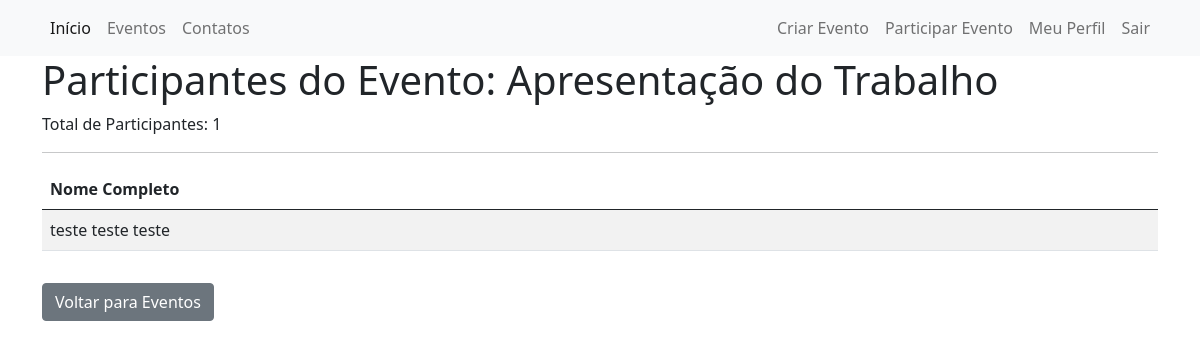
/evento/1/participantes (signed in), run on the app's committed database.
### comunidadecdl/models.py (models this page shows)
class Evento(database.Model):
    id = database.Column(database.Integer, primary_key=True)
    titulo = database.Column(database.String, nullable=False)
    organizador = database.Column(database.String, nullable=False)
    endereco = database.Column(database.String, nullable=False)
    data = database.Column(database.DateTime, nullable=False, default=datetime.utcnow)
    id_usuario = database.Column(database.Integer, database.ForeignKey('usuario.id'), nullable=False)
    foto1 = database.Column(database.String, nullable=True)
    foto2 = database.Column(database.String, nullable=True)
    foto3 = database.Column(database.String, nullable=True)
    participantes = database.relationship('Participacao', backref='participantes_evento', lazy=True)

class Participacao(database.Model):
    id = database.Column(database.Integer, primary_key=True)
    usuario_id = database.Column(database.Integer, database.ForeignKey('usuario.id'), nullable=False)
    evento_id = database.Column(database.Integer, database.ForeignKey('evento.id'), nullable=False)
    data_inscricao = database.Column(database.DateTime, nullable=False, default=datetime.utcnow)
    nome_completo = database.Column(database.String, nullable=False)
    email = database.Column(database.String, nullable=False)
    usuario = database.relationship('Usuario', backref='usuario', lazy=True) #mantivemos
    evento = database.relationship('Evento', backref='evento', lazy=True)

### comunidadecdl/routes.py (the view)
@app.route('/evento/<int:evento_id>/participantes')
@login_required
def lista_participantes(evento_id):
    evento = Evento.query.get_or_404(evento_id)  # Obtém o evento ou retorna 404 se não encontrado
    participantes = Participacao.query.filter_by(evento_id=evento.id).all()  # Obtém os participantes do evento
    return render_template('lista_participantes.html', evento=evento, participantes=participantes)

### comunidadecdl/models.py (called while the page is built)
@login_manager.user_loader
def load_usuario(id_usuario):
    return Usuario.query.get(int(id_usuario))

### comunidadecdl/templates/lista_participantes.html (shortened to what this page needs)
{% extends 'base.html' %}
{% block body %}
    <div class="container">
        <h1>Participantes do Evento: {{ evento.titulo }}</h1>
        <p>Total de Participantes: {{ participantes | length }}</p>
        <hr>
        {% if participantes %}
            <div class="table-responsive">
                <table class="table table-striped table-hover">
                    <thead>
                        <tr>
                            <th>Nome Completo</th>
                        </tr>
                    </thead>
                    <tbody>
                        {% for participante in participantes %}
                            <tr>
                                <td>{{ participante.nome_completo }}</td>
                            </tr>
                        {% endfor %}
                    </tbody>
                </table>
            </div>
        {% else %}
            <p>Ainda não há participantes inscritos neste evento.</p>
        {% endif %}
        <a href="{{ url_for('eventos') }}" class="btn btn-secondary mt-3">Voltar para Eventos</a>
    </div>
{% endblock body %}

### data on the page
Evento: titulo "Apresentação do Trabalho"
Participacao: nome_completo "teste teste teste"

### other printed values
{{ participantes | length }} "1"
